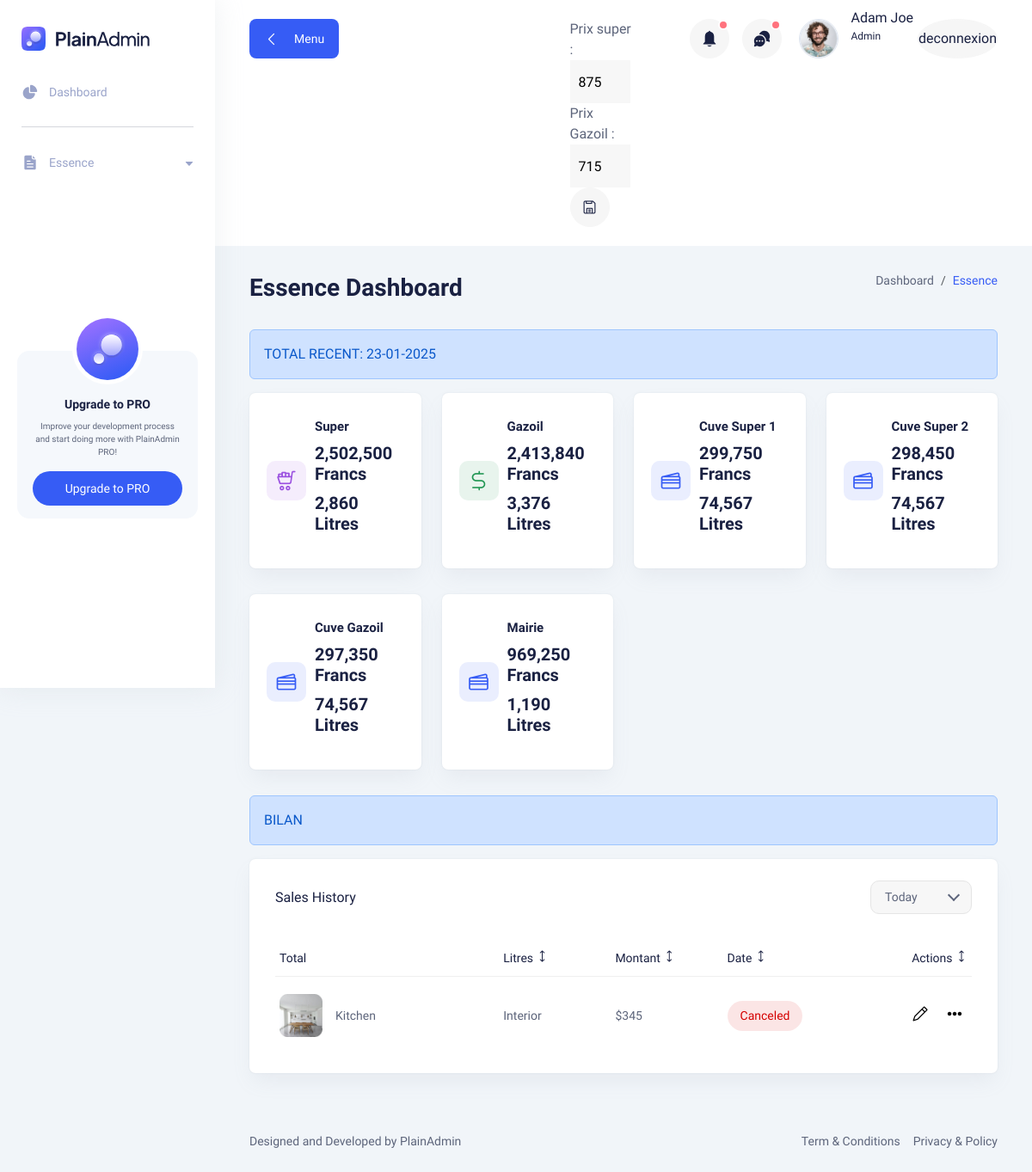
Screenshot of /Station/Dashboard_Essence/ (signed in) with the database file from the repository.
### Station_Essence/models.py (models this page shows)
class Special_cuve(models.Model):
      cuve=models.CharField(max_length=50)
      quantite=models.IntegerField()

### Station_Essence/views.py (the view)
# urls.py: path('Dashboard_Essence/',dash_essens,name="dash"),
@login_required
def dash_essens(request):
    cuves=Special_cuve.objects.all()
    lec={}
    with open('constantes.json', 'r') as fic:
            lec=json.load(fic)
    class dico_veil():
            def __init__(self,types):
                self.veil=Essence.objects.filter(type=types).last().jour
    if request.method=='POST':
            data={'prix_super':request.POST.get('prix_sup'),'prix_gazoil':request.POST.get('prix_gaz')}
            with open('constantes.json', 'w') as fic:
                json.dump(data,fic)
    total_sups=[dico_veil('Super1').veil,dico_veil('Super2').veil,dico_veil('Super3').veil,dico_veil('Super4').veil]
    total_sups=sum(total_sups)
    total_gaz=[dico_veil('Gazoil1').veil,dico_veil('Gazoil2').veil,dico_veil('Gazoil3').veil,dico_veil('Gazoil4').veil,dico_veil('Gazoil5').veil,dico_veil('Gazoil6').veil]
    total_gaz=sum(total_gaz)
    valsup=total_sups*int(lec['prix_super'])
    valgaz=total_gaz*int(lec['prix_gazoil'])
    mairie=Mairie.objects.all()
    veil_gaz=mairie.filter(type='Gazoil').last()
    veil_sup=mairie.filter(type='Super').last()
    somme_total_mairie=veil_gaz.jour*int(lec['prix_gazoil']) + veil_sup.jour*int(lec['prix_super'])
    litres_total_mairie=veil_gaz.jour + veil_sup.jour
    return render(request,change_os_chemin(['dashboard_essence','index.html']),
                  {'total_sup':total_sups,'total_mairie_som':somme_total_mairie,
                   'total_mairie_lit':litres_total_mairie,
                   'valgaz':valgaz,'total_gaz':total_gaz,
                   'valsup':valsup,'prix':lec,
                   'cuves':cuves})

### Station_Essence/views.py (called while the page is built)
def change_os_chemin(url):
    return '\\'.join(url) if platform.platform()=='windows' else '/'.join(url)

### Station_Essence/templates/dashboard_essence/index.html (shortened to what this page needs)
{% include "static.html" %}
{% load humanize %}
  <body>
  {% include "navbar.html" %}
    <main class="main-wrapper">
      {% include "header.html" %}
      <section class="section">
        <div class="container-fluid">
          <div class="title-wrapper pt-30">
            <div class="row align-items-center">
              <div class="col-md-6">
                <div class="title">
                  <h2>Essence Dashboard</h2>
                </div>
              </div>
              <div class="col-md-6">
                <div class="breadcrumb-wrapper">
                  <nav aria-label="breadcrumb">
                    <ol class="breadcrumb">
                      <li class="breadcrumb-item">
                        <a href="{% url "dashs" %}">Dashboard</a>
                      </li>
                      <li class="breadcrumb-item active" aria-current="page">
                        Essence
                      </li>
                    </ol>
                  </nav>
                </div>
              </div>
            </div>
          </div>
          <div class="alert alert-primary alert-dismissible fade show" role="alert">
            TOTAL RECENT: 23-01-2025
          </div>
          <div class="row">
            <div class="col-xl-3 col-lg-4 col-sm-6">
              <div class="icon-card mb-30">
                <div class="icon purple">
                  <i class="lni lni-cart-full"></i>
                </div>
                <div class="content">
                  <h6 class="mb-10">Super</h6>
                  <h3 class="text-bold mb-10">{{  valsup | intcomma }} Francs</h3>
                  <h3 class="text-bold mb-10">{{  total_sup | intcomma }} Litres</h3>
                </div>
              </div>
            </div>
            <div class="col-xl-3 col-lg-4 col-sm-6">
              <div class="icon-card mb-30">
                <div class="icon success">
                  <i class="lni lni-dollar"></i>
                </div>
                <div class="content">
                  <h6 class="mb-10">Gazoil</h6>
                  <h3 class="text-bold mb-10"> {{valgaz | intcomma}} Francs</h3>
                  <h3 class="text-bold mb-10">{{total_gaz | intcomma}} Litres</h3>
                </div>
              </div>
            </div>
            {% for cuve in cuves %}
            <div class="col-xl-3 col-lg-4 col-sm-6">
              <div class="icon-card mb-30">
                <div class="icon primary">
                  <i class="lni lni-credit-cards"></i>
                </div>
                <div class="content">
                  <h6 class="mb-10"> Cuve  {{ cuve.cuve | intcomma}} </h6>
                  <h3 class="text-bold mb-10">{{ cuve.quantite | intcomma}} Francs</h3>
                  <h3 class="text-bold mb-10">74,567 Litres</h3>
                </div>
              </div>
            </div>
              {% endfor %}
            <div class="col-xl-3 col-lg-4 col-sm-6">
              <div class="icon-card mb-30">
                <div class="icon primary">
                  <i class="lni lni-credit-cards"></i>
                </div>
                <div class="content">
                  <h6 class="mb-10">Mairie</h6>
                  <h3 class="text-bold mb-10">{{total_mairie_som | intcomma}} Francs</h3>
                  <h3 class="text-bold mb-10">{{total_mairie_lit | intcomma}} Litres</h3>
                </div>
              </div>
            </div>
          </div>
          <div class="alert alert-primary alert-dismissible fade show" role="alert">
            BILAN
          </div>
          <div class="row">
            <div class="col-lg-12">
              <div class="card-style mb-30">
                <div class="title d-flex flex-wrap align-items-center justify-content-between">
                  <div class="left">
                    <h6 class="text-medium mb-30">Sales History</h6>
                  </div>
                  <div class="right">
                    <div class="select-style-1">
                      <div class="select-position select-sm">
                        <select class="light-bg">
                          <option value="">Today</option>
                        </select>
                      </div>
                    </div>
                  </div>
                </div>
                <div class="table-responsive" id="data">
                  <table class="table top-selling-table">
                    <thead>
                      <tr>
                        <th>
                          <h6 class="text-sm text-medium">Total</h6>
                        </th>
                        <th class="min-width">
                          <h6 class="text-sm text-medium">
                            Litres <i class="lni lni-arrows-vertical"></i>
                          </h6>
                        </th>
                        <th class="min-width">
                          <h6 class="text-sm text-medium">
                            Montant <i class="lni lni-arrows-vertical"></i>
                          </h6>
                        </th>
                        <th class="min-width">
                          <h6 class="text-sm text-medium">
                            Date <i class="lni lni-arrows-vertical"></i>
                          </h6>
                        </th>
                        <th>
                          <h6 class="text-sm text-medium text-end">
                            Actions <i class="lni lni-arrows-vertical"></i>
                          </h6>
                        </th>
                      </tr>
                    </thead>
                    <tbody>
                      <tr>
                        <td>
                          <div class="product">
                            <div class="image">
                              <img src="assets/images/products/product-mini-4.jpg" alt="" />
                            </div>
                            <p class="text-sm">Kitchen</p>
                          </div>
                        </td>
                        <td>
                          <p class="text-sm">Interior</p>
                        </td>
                        <td>
                          <p class="text-sm">$345</p>
                        </td>
                        <td>
                          <span class="status-btn close-btn">Canceled</span>
                        </td>
                        <td>
                          <div class="action justify-content-end">
                            <button class="edit">
                              <i class="lni lni-pencil"></i>
                            </button>
                            <button class="more-btn ml-10 dropdown-toggle" id="moreAction1" data-bs-toggle="dropdown"
                              aria-expanded="false">
                              <i class="lni lni-more-alt"></i>
                            </button>
                          </div>
                        </td>
                      </tr>
                    </tbody>
                  </table>
                </div>
              </div>
            </div>
          </div>
        </div>
      </section>
      <footer class="footer">
        <div class="container-fluid">
          <div class="row">
            <div class="col-md-6 order-last order-md-first">
              <div class="copyright text-center text-md-start">
                <p class="text-sm">
                  Designed and Developed by
                  <a href="https://plainadmin.com" rel="nofollow" target="_blank">
                    PlainAdmin
                  </a>
                </p>
              </div>
            </div>
            <div class="col-md-6">
              <div class="terms d-flex justify-content-center justify-content-md-end">
                <a href="#0" class="text-sm">Term & Conditions</a>
                <a href="#0" class="text-sm ml-15">Privacy & Policy</a>
              </div>
            </div>
          </div>
        </div>
      </footer>
    </main>
   {% include "footer.html" %}

### Station_Essence/static/assets/css/fullcalendar.css (style rules this page uses)
:root { --fc-daygrid-event-dot-width:8px;--fc-list-event-dot-width:10px;--fc-list-event-hover-bg-color:#f5f5f5 }

### rows the page displays
Special_cuve: cuve "Super 1", quantite "299,750"
Special_cuve: cuve "Super 2", quantite "298,450"
Special_cuve: cuve "Gazoil", quantite "297,350"

### other values shown
{{ valsup | intcomma }} "2,502,500"
{{ total_sup | intcomma }} "2,860"
{{ valgaz | intcomma }} "2,413,840"
{{ total_gaz | intcomma }} "3,376"
{{ total_mairie_som | intcomma }} "969,250"
{{ total_mairie_lit | intcomma }} "1,190"
